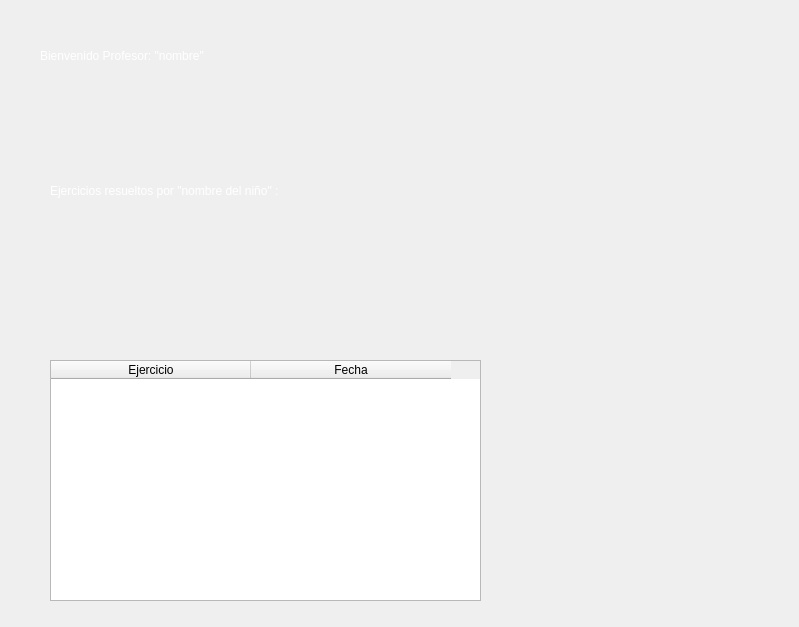
<?xml version="1.0" encoding="UTF-8"?>
<ui version="4.0">
 <class>MainWindow</class>
 <widget class="QMainWindow" name="MainWindow">
  <property name="geometry">
   <rect>
    <x>0</x>
    <y>0</y>
    <width>799</width>
    <height>627</height>
   </rect>
  </property>
  <property name="windowTitle">
   <string>Shake-Shake</string>
  </property>
  <property name="styleSheet">
   <string notr="true">QLabel{
	
	color: rgb(255, 255, 255);
	font: 20pt &quot;Times New Roman&quot;;
}
QPushButton{
	border-radius: 60px;
}
QPushButton:pressed {
	border-radius: 30px;
    padding-top: 2px;
    padding-left: 3px;
}
QPushButton:hover {
	qproperty-iconSize: 16px 16px;

        padding-right: 3px;
}</string>
  </property>
  <widget class="QWidget" name="centralwidget">
   <widget class="QLabel" name="tablatitulo">
    <property name="geometry">
     <rect>
      <x>50</x>
      <y>170</y>
      <width>481</width>
      <height>41</height>
     </rect>
    </property>
    <property name="styleSheet">
     <string notr="true"/>
    </property>
    <property name="text">
     <string>Ejercicios resueltos por &quot;nombre del niño&quot; :</string>
    </property>
   </widget>
   <widget class="QPushButton" name="enviar">
    <property name="geometry">
     <rect>
      <x>610</x>
      <y>240</y>
      <width>111</width>
      <height>101</height>
     </rect>
    </property>
    <property name="styleSheet">
     <string notr="true">font: 81 12pt &quot;Rockwell Extra Bold&quot;;</string>
    </property>
    <property name="text">
     <string/>
    </property>
    <property name="icon">
     <iconset>
      <normaloff>Images/enviarmail.png</normaloff>Images/enviarmail.png</iconset>
    </property>
    <property name="iconSize">
     <size>
      <width>120</width>
      <height>120</height>
     </size>
    </property>
   </widget>
   <widget class="QLabel" name="mensaje">
    <property name="geometry">
     <rect>
      <x>40</x>
      <y>20</y>
      <width>761</width>
      <height>71</height>
     </rect>
    </property>
    <property name="styleSheet">
     <string notr="true"/>
    </property>
    <property name="text">
     <string>Bienvenido Profesor: &quot;nombre&quot; </string>
    </property>
   </widget>
   <widget class="QLabel" name="label_4">
    <property name="geometry">
     <rect>
      <x>-180</x>
      <y>-40</y>
      <width>1011</width>
      <height>671</height>
     </rect>
    </property>
    <property name="text">
     <string/>
    </property>
    <property name="pixmap">
     <pixmap>Images/fondo.jpg</pixmap>
    </property>
    <property name="scaledContents">
     <bool>true</bool>
    </property>
    <property name="alignment">
     <set>Qt::AlignCenter</set>
    </property>
   </widget>
   <widget class="QTableWidget" name="tablaDatos">
    <property name="geometry">
     <rect>
      <x>50</x>
      <y>360</y>
      <width>431</width>
      <height>241</height>
     </rect>
    </property>
    <property name="styleSheet">
     <string notr="true">font: 81 10pt &quot;Rockwell Extra Bold&quot;;</string>
    </property>
    <attribute name="horizontalHeaderCascadingSectionResizes">
     <bool>false</bool>
    </attribute>
    <attribute name="horizontalHeaderDefaultSectionSize">
     <number>200</number>
    </attribute>
    <column>
     <property name="text">
      <string>Ejercicio</string>
     </property>
    </column>
    <column>
     <property name="text">
      <string>Fecha</string>
     </property>
    </column>
   </widget>
   <widget class="QPushButton" name="nv1">
    <property name="geometry">
     <rect>
      <x>70</x>
      <y>250</y>
      <width>91</width>
      <height>81</height>
     </rect>
    </property>
    <property name="styleSheet">
     <string notr="true">font: 81 10pt &quot;Rockwell Extra Bold&quot;;</string>
    </property>
    <property name="text">
     <string/>
    </property>
    <property name="icon">
     <iconset>
      <normaloff>Images/AventuraMultiplicativanv1.png</normaloff>Images/AventuraMultiplicativanv1.png</iconset>
    </property>
    <property name="iconSize">
     <size>
      <width>100</width>
      <height>100</height>
     </size>
    </property>
   </widget>
   <widget class="QPushButton" name="nv2">
    <property name="geometry">
     <rect>
      <x>220</x>
      <y>240</y>
      <width>101</width>
      <height>91</height>
     </rect>
    </property>
    <property name="styleSheet">
     <string notr="true">font: 81 10pt &quot;Rockwell Extra Bold&quot;;</string>
    </property>
    <property name="text">
     <string/>
    </property>
    <property name="icon">
     <iconset>
      <normaloff>Images/AventuraMultiplicativanv2.png</normaloff>Images/AventuraMultiplicativanv2.png</iconset>
    </property>
    <property name="iconSize">
     <size>
      <width>100</width>
      <height>100</height>
     </size>
    </property>
   </widget>
   <widget class="QPushButton" name="nv3">
    <property name="geometry">
     <rect>
      <x>390</x>
      <y>240</y>
      <width>91</width>
      <height>91</height>
     </rect>
    </property>
    <property name="styleSheet">
     <string notr="true">font: 81 10pt &quot;Rockwell Extra Bold&quot;;</string>
    </property>
    <property name="text">
     <string/>
    </property>
    <property name="icon">
     <iconset>
      <normaloff>Images/AventuraMultiplicativanv3.png</normaloff>Images/AventuraMultiplicativanv3.png</iconset>
    </property>
    <property name="iconSize">
     <size>
      <width>100</width>
      <height>100</height>
     </size>
    </property>
   </widget>
   <widget class="QPushButton" name="editar">
    <property name="geometry">
     <rect>
      <x>610</x>
      <y>360</y>
      <width>111</width>
      <height>101</height>
     </rect>
    </property>
    <property name="styleSheet">
     <string notr="true">font: 81 12pt &quot;Rockwell Extra Bold&quot;;</string>
    </property>
    <property name="text">
     <string/>
    </property>
    <property name="icon">
     <iconset>
      <normaloff>Images/editar.png</normaloff>Images/editar.png</iconset>
    </property>
    <property name="iconSize">
     <size>
      <width>120</width>
      <height>120</height>
     </size>
    </property>
   </widget>
   <widget class="QPushButton" name="salir">
    <property name="geometry">
     <rect>
      <x>620</x>
      <y>490</y>
      <width>101</width>
      <height>101</height>
     </rect>
    </property>
    <property name="cursor">
     <cursorShape>PointingHandCursor</cursorShape>
    </property>
    <property name="styleSheet">
     <string notr="true"/>
    </property>
    <property name="text">
     <string/>
    </property>
    <property name="icon">
     <iconset>
      <normaloff>Images/newSalir.png</normaloff>Images/newSalir.png</iconset>
    </property>
    <property name="iconSize">
     <size>
      <width>120</width>
      <height>120</height>
     </size>
    </property>
   </widget>
   <zorder>label_4</zorder>
   <zorder>tablatitulo</zorder>
   <zorder>enviar</zorder>
   <zorder>mensaje</zorder>
   <zorder>tablaDatos</zorder>
   <zorder>nv1</zorder>
   <zorder>nv2</zorder>
   <zorder>nv3</zorder>
   <zorder>editar</zorder>
   <zorder>salir</zorder>
  </widget>
 </widget>
 <resources/>
 <connections/>
</ui>
